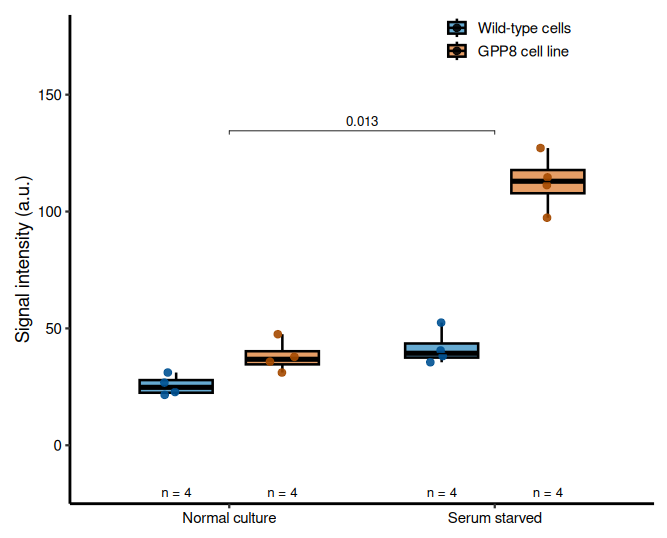

Recreate this plot in R.
#'──────────────────────────────────────────────────────────────
# Packages ----
#'──────────────────────────────────────────────────────────────
library(ggplot2)
library(ggpubr)      # for stat_compare_means()
library(dplyr)
#'──────────────────────────────────────────────────────────────
# Example data  ----
#'──────────────────────────────────────────────────────────────
set.seed(123)
data <- data.frame(
  condition = rep(c("Serum starved", "Normal culture"), each = 8),
  cell_type = rep(c(rep("Wild-type cells", 4), rep("GPP8 cell line", 4)), 2),
  signal = c(
    rnorm(4,  mean = 40, sd =  8),
    rnorm(4,  mean = 110, sd = 10),
    rnorm(4,  mean = 25, sd =  5),
    rnorm(4,  mean = 35, sd =  7)
  )
)
data$condition <- factor(data$condition,
                         levels = c("Normal culture", "Serum starved"))
data$cell_type <- factor(data$cell_type,
                         levels = c("Wild-type cells", "GPP8 cell line"))

# sample size for annotation
n_df <- data %>% 
  count(condition, cell_type)

#'──────────────────────────────────────────────────────────────
#  Publication-ready boxplot ----
#'──────────────────────────────────────────────────────────────
p <- ggplot(data, aes(x = condition,
                      y = signal,
                      fill = cell_type)) +
  # Boxes
  geom_boxplot(width   = 0.55,
               alpha   = 0.60,
               colour  = "black",
               outlier.shape = NA,
               size    = 0.9,
               position = position_dodge(width = 0.8)) +
  # Raw data
  geom_point(aes(colour = cell_type),
             position = position_jitterdodge(
               jitter.width = 0.20,
               dodge.width  = 0.80),
             size   = 2.5,
             alpha  = 0.9,
             stroke = 0.4) +
  # Median emphasised
  stat_summary(fun = median,
               geom = "point",
               shape = 95,         # A nice horizontal bar
               size  = 7,
               colour = "black",
               position = position_dodge(width = 0.8),
               show.legend = FALSE) +
  # Sample size
  geom_text(data = n_df,
            aes(label = paste0("n = ", n),
                y = -20),            # positioned well below x-axis
            position = position_dodge(width = 0.8),
            vjust = 0.5,
            size = 3.5,
            family = "sans") +
            
  # Multiple comparisons
  stat_compare_means(
    comparisons = list(c("Normal culture", "Serum starved")),
    aes(group = cell_type),
    label = "p.format",
    method = "t.test",
    tip.length = 0.01,
    size = 3.5,
    step.increase = 0.08,
    position = position_dodge(width = 0.8)) +
  # Comparison 2: Between cell types within each condition
  stat_compare_means(
    aes(group = condition),
    comparisons = list(c("Wild-type cells", "GPP8 cell line")),
    label = "p.format", 
    method = "t.test",
    tip.length = 0.01,
    size = 3.5,
    step.increase = 0.12,
    bracket.size = 0.5) +
    
  # A journal-compatible palette
  scale_fill_manual(values  = c("#0072B2", "#D55E00"),   # fill
                    name = NULL) +
  scale_colour_manual(values = c("#005293", "#A54B00"),  # outline for points
                      guide = "none") +
                      
  # Axes - extended y-axis to accommodate multiple comparisons and n labels
  scale_y_continuous(limits = c(-25, 180),
                     breaks = seq(0, 150, 50),
                     expand = expansion(mult = c(0, 0.02))) +
  labs(y = "Signal intensity (a.u.)",
       x = NULL) +
       
  # Theme
  theme_classic(base_size = 14, base_family = "sans") +
  theme(
    legend.position   = c(0.75, 0.95),    # moved legend to avoid overlap
    legend.background = element_blank(),
    legend.box.background = element_rect(fill = "white", colour = NA),
    axis.line         = element_line(size = 1),
    axis.ticks        = element_line(size = 0.8),
    axis.text.x       = element_text(colour = "black"),
    axis.text.y       = element_text(colour = "black"),
    plot.margin       = margin(15, 15, 15, 15)
  ) +
  coord_cartesian(clip = "off")

print(p)

#'──────────────────────────────────────────────────────────────
# Save figure ----
#'──────────────────────────────────────────────────────────────
ggsave("boxplot_example_1.png",
       plot   = p,
       width  = 7,        
       height = 6,       
       dpi    = 600)
  
